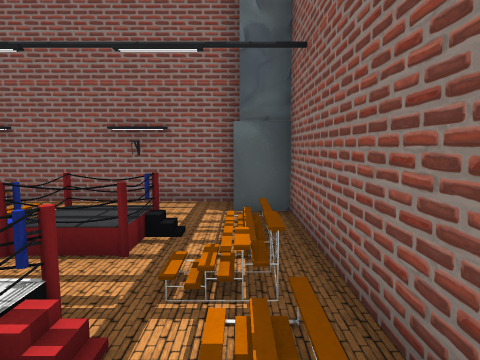
View 1 (above)

12 first-person views from a walk through a 3-D level made in the Unity game engine. The camera is 1.3 m above the floor, tilts 6° down and sees 75° across. The floor is counted in squares, 1 m on a side. Each view is taken from the middle of a square. On the plan, view 1 faces up. The plan holds only what a view shows up to about 14 squares ahead; the rest is blank. Some animated figures are left out. Some surface patterns are stand-ins.

View 2
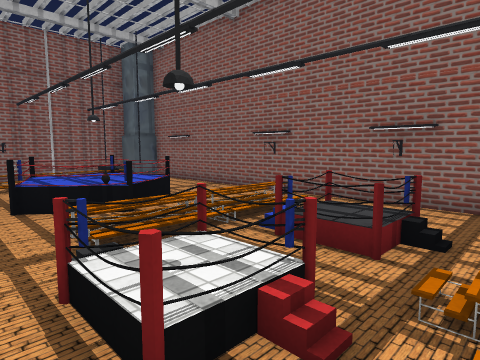

View 3
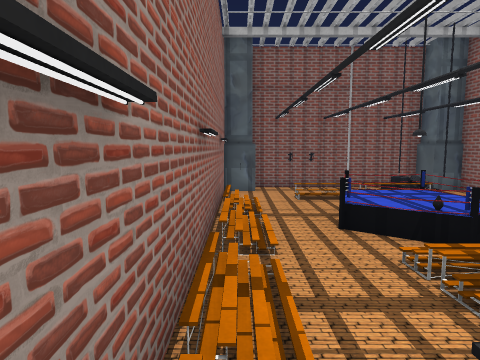

View 4
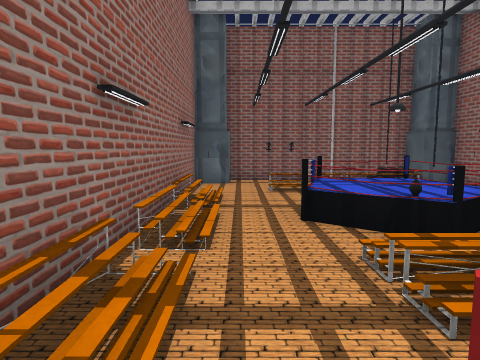

View 5
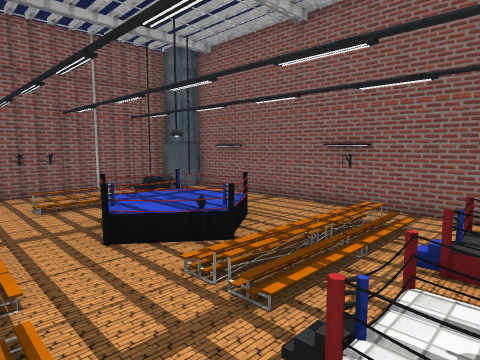

View 6
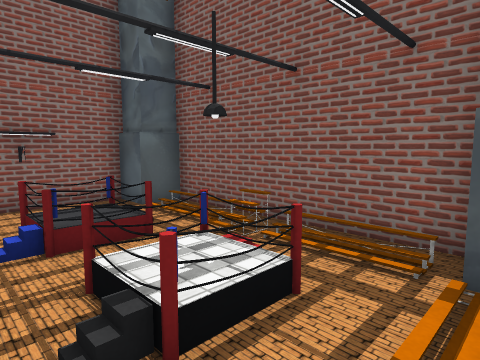

View 7
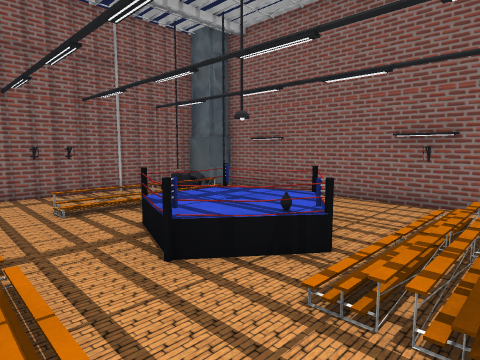

View 8
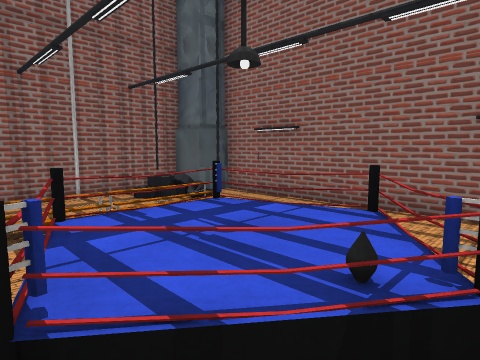

View 9
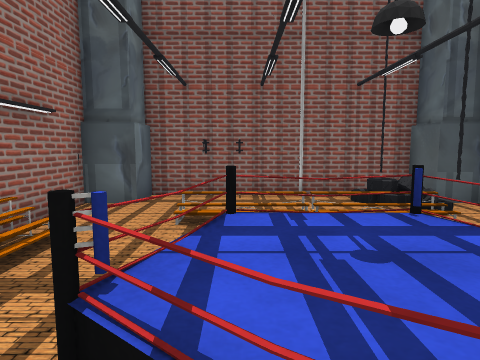

View 10
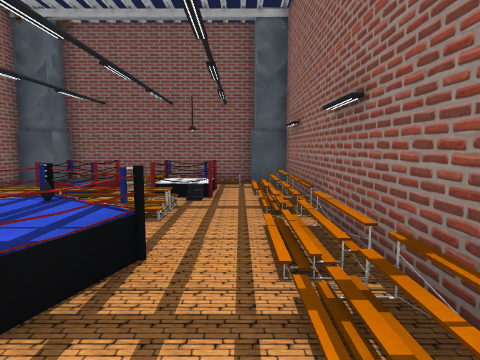

View 11
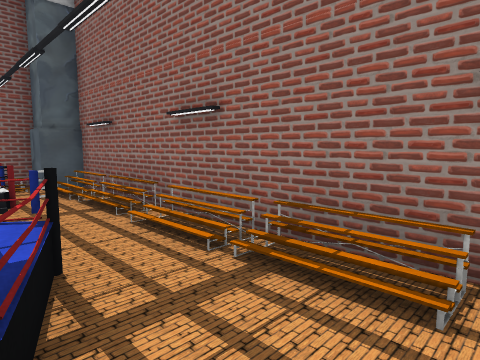

View 12
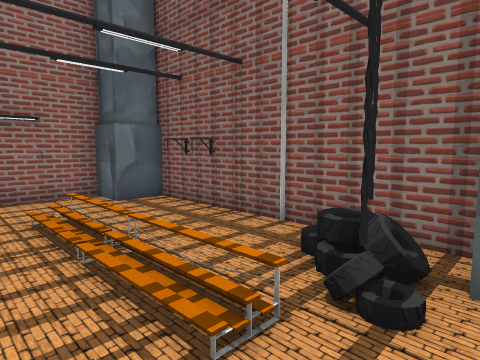

### Floor plan
Key: @ floor where view 1 was taken; # wall or solid block; . floor; / step, stairs or slope; = window, fence, low wall or low ledge; ^ raised ledge; O other object.
Columns run from 15 left of view 1 to 1 right of it. Each row starts with its distance up from view 1.
  8   O############O
  7 OOO# ....O...O.OO
  6 ##O#......//....#
  5 #.O//.....//....#
  4 #..//.^^^.//.O..#
  3 #..///^^^=//...O#
  2 #O.//.^^^.//OOO/#
  1 #O.//..O....OO./#
  0 #..............@#
 -1  OO .//OOOO/O//OO
 -2  OO##########OOO

Where each view was taken, in squares from view 1:
view 1: 0 up, 0 right, facing up
view 2: 0 up, 0 right, facing up-left
view 3: 1 down, 1 left, facing left
view 4: 0 up, 2 left, facing left
view 5: 1 down, 2 left, facing up-left
view 6: 1 down, 4 left, facing up-right
view 7: 1 down, 4 left, facing up-left
view 8: 1 up, 6 left, facing up-left
view 9: 2 up, 6 left, facing left
view 10: 0 up, 11 left, facing right
view 11: 2 up, 11 left, facing down-right
view 12: 7 up, 10 left, facing down-left
